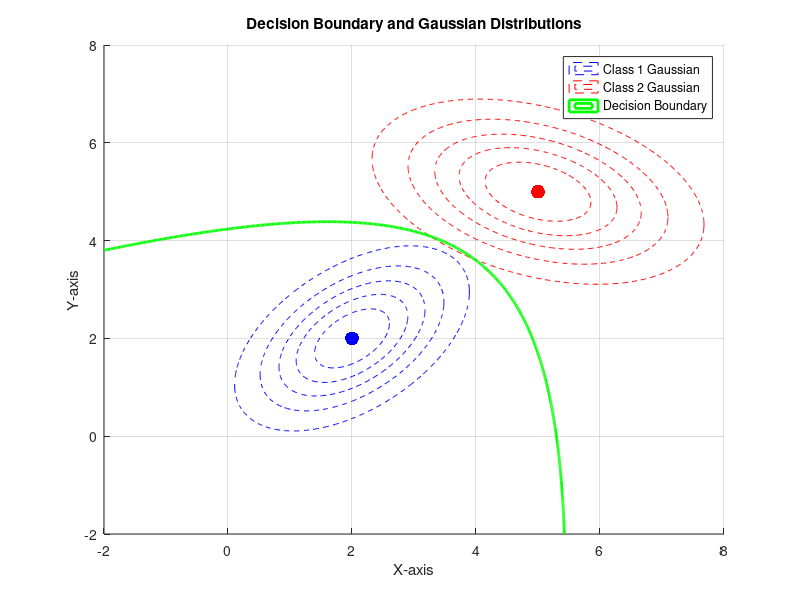

Reproduce this figure in MATLAB.
%% Parameters for two Gaussian distributions
mean1 = [2, 2];
cov1 = [1, 0.5; 0.5, 1]; % Covariance for Class 1 (Σ1)

mean2 = [5, 5];
cov2 = [2, -0.5; -0.5, 1]; % Covariance for Class 2 (Σ2)

%% Grid points for visualization
x = linspace(-2, 8, 500);
y = linspace(-2, 8, 500);
[X, Y] = meshgrid(x, y);
pos = [X(:), Y(:)];

%% Gaussian probability densities
Z1 = mvnpdf(pos, mean1, cov1);
Z2 = mvnpdf(pos, mean2, cov2);
Z1 = reshape(Z1, length(y), length(x));
Z2 = reshape(Z2, length(y), length(x));

%% Decision boundary (difference of log probabilities = 0)
Z_diff = log(Z1) - log(Z2);

%% Plotting
figure;
hold on;

contour(X, Y, Z1, 5, 'LineColor', 'b', 'LineStyle', '--'); % Contours for Class 1

contour(X, Y, Z2, 5, 'LineColor', 'r', 'LineStyle', '--'); % Contours for Class 2

contour(X, Y, Z_diff, [0 0], 'LineColor', 'g', 'LineWidth', 2); % Decision Boundary

% Scatter plot of means
scatter(mean1(1), mean1(2), 100, 'b', 'filled');
scatter(mean2(1), mean2(2), 100, 'r', 'filled');

% Labels and legend
title('Decision Boundary and Gaussian Distributions');
xlabel('X-axis');
ylabel('Y-axis');
legend({'Class 1 Gaussian', 'Class 2 Gaussian', 'Decision Boundary'}, 'Location', 'best');
grid on;
hold off;
